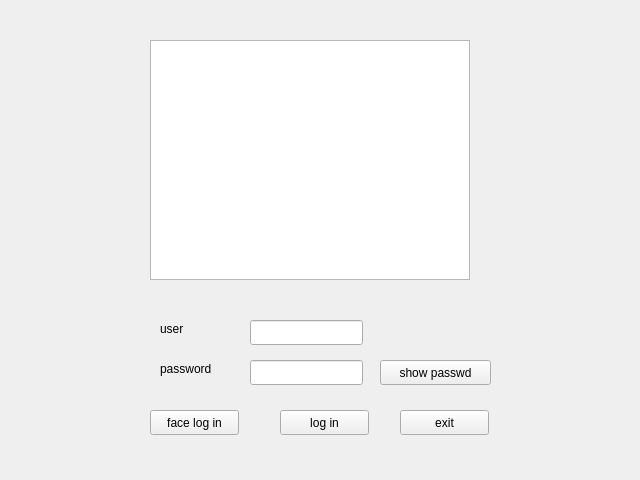
<?xml version="1.0" encoding="UTF-8"?>
<ui version="4.0">
 <class>MainWindow2</class>
 <widget class="QMainWindow" name="MainWindow2">
  <property name="geometry">
   <rect>
    <x>0</x>
    <y>0</y>
    <width>640</width>
    <height>480</height>
   </rect>
  </property>
  <property name="windowTitle">
   <string>MainWindow</string>
  </property>
  <widget class="QWidget" name="centralwidget">
   <widget class="QLineEdit" name="user">
    <property name="geometry">
     <rect>
      <x>250</x>
      <y>320</y>
      <width>113</width>
      <height>25</height>
     </rect>
    </property>
   </widget>
   <widget class="QLineEdit" name="password">
    <property name="geometry">
     <rect>
      <x>250</x>
      <y>360</y>
      <width>113</width>
      <height>25</height>
     </rect>
    </property>
   </widget>
   <widget class="QLabel" name="label_2">
    <property name="geometry">
     <rect>
      <x>160</x>
      <y>360</y>
      <width>67</width>
      <height>17</height>
     </rect>
    </property>
    <property name="text">
     <string>password</string>
    </property>
   </widget>
   <widget class="QLabel" name="label">
    <property name="geometry">
     <rect>
      <x>160</x>
      <y>320</y>
      <width>67</width>
      <height>17</height>
     </rect>
    </property>
    <property name="text">
     <string>user</string>
    </property>
   </widget>
   <widget class="QPushButton" name="login_in">
    <property name="geometry">
     <rect>
      <x>280</x>
      <y>410</y>
      <width>89</width>
      <height>25</height>
     </rect>
    </property>
    <property name="text">
     <string>log in</string>
    </property>
   </widget>
   <widget class="QPushButton" name="show_password">
    <property name="geometry">
     <rect>
      <x>380</x>
      <y>360</y>
      <width>111</width>
      <height>25</height>
     </rect>
    </property>
    <property name="text">
     <string>show passwd</string>
    </property>
   </widget>
   <widget class="QPushButton" name="exit">
    <property name="geometry">
     <rect>
      <x>400</x>
      <y>410</y>
      <width>89</width>
      <height>25</height>
     </rect>
    </property>
    <property name="text">
     <string>exit</string>
    </property>
   </widget>
   <widget class="QGraphicsView" name="face_show">
    <property name="geometry">
     <rect>
      <x>150</x>
      <y>40</y>
      <width>320</width>
      <height>240</height>
     </rect>
    </property>
   </widget>
   <widget class="QPushButton" name="face_login_in">
    <property name="geometry">
     <rect>
      <x>150</x>
      <y>410</y>
      <width>89</width>
      <height>25</height>
     </rect>
    </property>
    <property name="text">
     <string>face log in</string>
    </property>
   </widget>
  </widget>
 </widget>
 <resources/>
 <connections/>
</ui>
